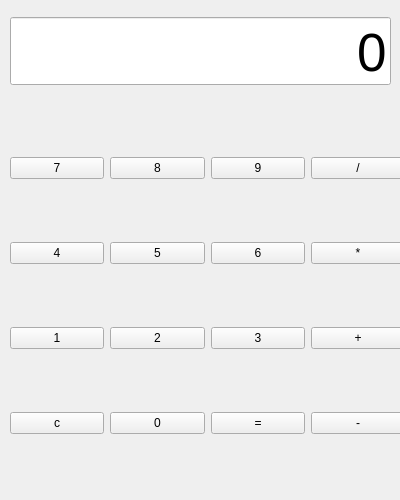
<?xml version="1.0" encoding="UTF-8"?>
<ui version="4.0">
 <class>Form</class>
 <widget class="QWidget" name="Form">
  <property name="geometry">
   <rect>
    <x>0</x>
    <y>0</y>
    <width>400</width>
    <height>500</height>
   </rect>
  </property>
  <property name="font">
   <font>
    <pointsize>9</pointsize>
   </font>
  </property>
  <property name="windowTitle">
   <string>Form</string>
  </property>
  <widget class="QWidget" name="verticalLayoutWidget">
   <property name="geometry">
    <rect>
     <x>10</x>
     <y>10</y>
     <width>381</width>
     <height>83</height>
    </rect>
   </property>
   <layout class="QVBoxLayout" name="verticalLayout">
    <item>
     <widget class="QLineEdit" name="le_view">
      <property name="enabled">
       <bool>true</bool>
      </property>
      <property name="font">
       <font>
        <pointsize>40</pointsize>
       </font>
      </property>
      <property name="text">
       <string>0</string>
      </property>
      <property name="alignment">
       <set>Qt::AlignBottom|Qt::AlignRight|Qt::AlignTrailing</set>
      </property>
     </widget>
    </item>
   </layout>
  </widget>
  <widget class="QWidget" name="gridLayoutWidget">
   <property name="geometry">
    <rect>
     <x>10</x>
     <y>100</y>
     <width>395</width>
     <height>391</height>
    </rect>
   </property>
   <layout class="QGridLayout" name="gridLayout">
    <item row="0" column="2">
     <widget class="QPushButton" name="btn_number7">
      <property name="text">
       <string>7</string>
      </property>
     </widget>
    </item>
    <item row="0" column="3">
     <widget class="QPushButton" name="btn_number8">
      <property name="text">
       <string>8</string>
      </property>
     </widget>
    </item>
    <item row="0" column="4">
     <widget class="QPushButton" name="btn_number9">
      <property name="text">
       <string>9</string>
      </property>
     </widget>
    </item>
    <item row="1" column="2">
     <widget class="QPushButton" name="btn_number4">
      <property name="text">
       <string>4</string>
      </property>
     </widget>
    </item>
    <item row="0" column="5">
     <widget class="QPushButton" name="btn_divide">
      <property name="text">
       <string>/</string>
      </property>
     </widget>
    </item>
    <item row="2" column="2">
     <widget class="QPushButton" name="btn_number1">
      <property name="text">
       <string>1</string>
      </property>
     </widget>
    </item>
    <item row="3" column="2">
     <widget class="QPushButton" name="btn_C">
      <property name="text">
       <string>c</string>
      </property>
     </widget>
    </item>
    <item row="1" column="3">
     <widget class="QPushButton" name="btn_number5">
      <property name="text">
       <string>5</string>
      </property>
     </widget>
    </item>
    <item row="2" column="3">
     <widget class="QPushButton" name="btn_number2">
      <property name="text">
       <string>2</string>
      </property>
     </widget>
    </item>
    <item row="3" column="3">
     <widget class="QPushButton" name="btn_number0">
      <property name="text">
       <string>0</string>
      </property>
     </widget>
    </item>
    <item row="1" column="4">
     <widget class="QPushButton" name="btn_number6">
      <property name="text">
       <string>6</string>
      </property>
     </widget>
    </item>
    <item row="1" column="5">
     <widget class="QPushButton" name="btn_multipy">
      <property name="text">
       <string>*</string>
      </property>
     </widget>
    </item>
    <item row="2" column="4">
     <widget class="QPushButton" name="btn_number3">
      <property name="text">
       <string>3</string>
      </property>
     </widget>
    </item>
    <item row="2" column="5">
     <widget class="QPushButton" name="btn_add">
      <property name="text">
       <string>+</string>
      </property>
     </widget>
    </item>
    <item row="3" column="4">
     <widget class="QPushButton" name="btn_result">
      <property name="text">
       <string>=</string>
      </property>
     </widget>
    </item>
    <item row="3" column="5">
     <widget class="QPushButton" name="btn_minus">
      <property name="text">
       <string>-</string>
      </property>
     </widget>
    </item>
   </layout>
  </widget>
 </widget>
 <resources/>
 <connections/>
</ui>
